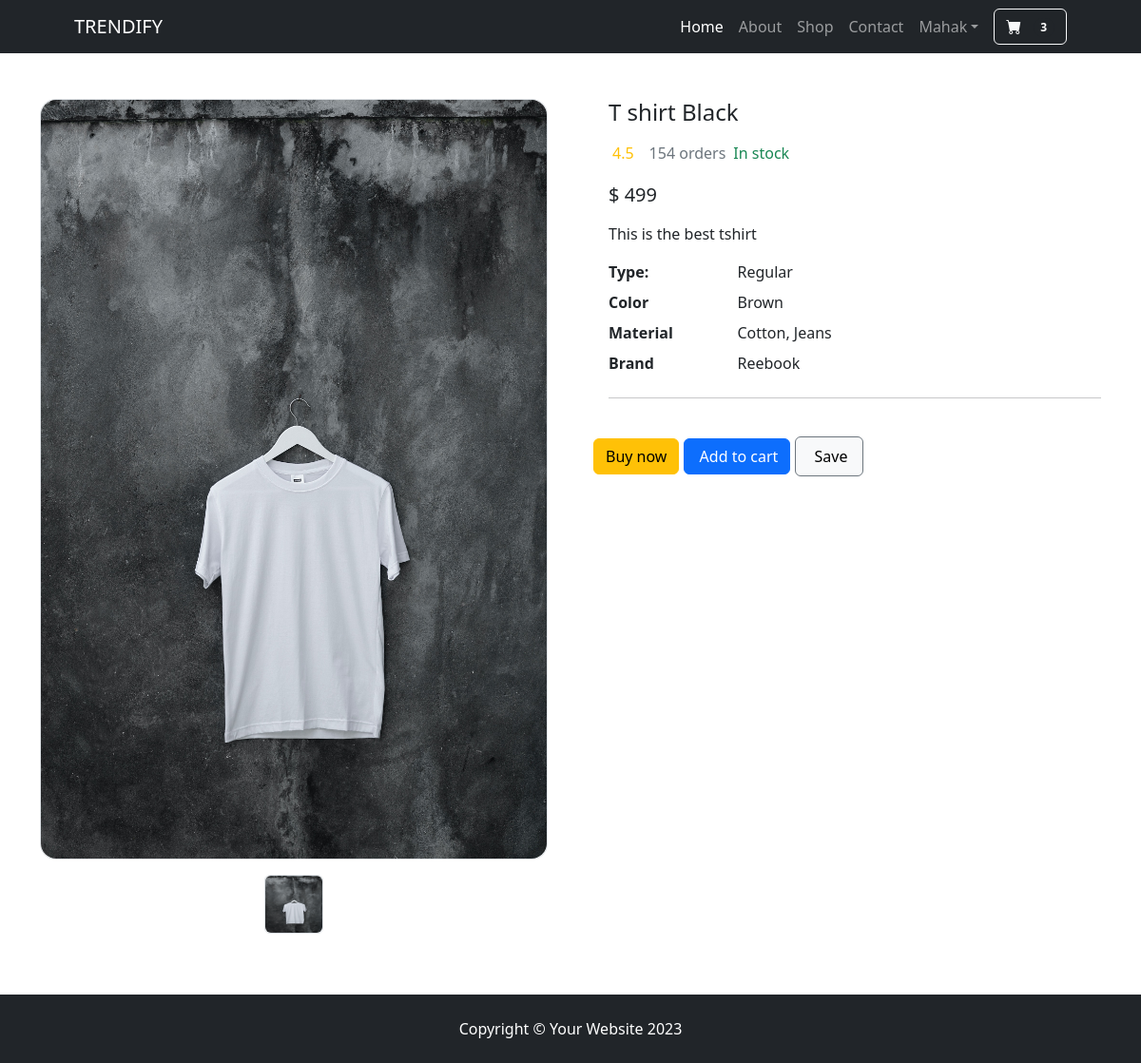
/product/t-shirt-black (signed in), run on the app's committed database.
### accounts/models.py (models this page shows)
class Profile(BaseModel):
   user = models.OneToOneField(User, on_delete=models.CASCADE,related_name="profile")
   is_email_verified = models.BooleanField(default=False)
   email_token = models.CharField(max_length=100, null=False, blank=True)
   profile_image = models.ImageField(upload_to='profile')
   def get_cart_count(self):
       return CartItems.objects.filter(cart__user = self.user, cart__is_paid= False).count()

### products/models.py (models this page shows, shortened)
class Product(BaseModel):
    product_name = models.CharField(max_length=100)
    slug = models.SlugField(unique=True, null= True, blank=True)
    category = models.ForeignKey(Category, on_delete=models.CASCADE, related_name='product')
    price = models.IntegerField(null = False)
    product_description = models.TextField()
    color_variant = models.ManyToManyField(ColorVariant, blank=True)
    size_variant = models.ManyToManyField(SizeVariant, blank=True)

class ProductImage(BaseModel):
    product = models.ForeignKey(Product, on_delete=models.CASCADE, related_name='product_image')
    image = models.ImageField(upload_to="product")

### products/views.py (the view)
# urls.py: path('<slug>',views.get_product,name="get_product"),
def get_product(request, slug):
    try:
        product = Product.objects.get(slug=slug)
        context = {'product': product}
        if request.GET.get('size'):
            size = request.GET.get('size')
            price = product.get_price_by_size(size)
            context['selected_size'] = size
        return render(request, 'Product/product.html', context=context)
    except Exception as e:
        print(e)

### templates/Product/product.html (shortened to what this page needs)
{% extends 'Base/base.html'%}
{%block start%}
<section class="py-5">
    <div class="container">
      <div class="row gx-5">
        <aside class="col-lg-6">
          <div class="border rounded-4 mb-3 d-flex justify-content-center">
            <a data-fslightbox="mygalley" class="rounded-4" target="_blank" data-type="image" href="!#">
              <img style="max-width: 100%; max-height: 100vh; margin: auto;" class="rounded-4 fit" src="/media/{{product.product_image.first.image}}">
            </a>
          </div>
          <div class="d-flex justify-content-center mb-3">
            {%for image in product.product_image.all%}
            <a data-fslightbox="mygalley" class="border mx-1 rounded-2" target="_blank" data-type="image" href="">
              <img width="60" height="60" class="rounded-2" src="/media/{{image.image}}">
            </a>
            {%endfor%}
          </div>
        </aside>
        <main class="col-lg-6">
          <div class="ps-lg-3">
            <h4 class="title text-dark">
                {{product.product_name}}
            </h4>
            <div class="d-flex flex-row my-3">
              <div class="text-warning mb-1 me-2">
                <span class="ms-1">
                  4.5
                </span>
              </div>
              <span class="text-muted">154 orders</span>
              <span class="text-success ms-2">In stock</span>
            </div>
            <div class="mb-3">
              <span class="h5">$
                {%if updated_price%}
                {{updated_price}}
                {%else%}
                {{product.price}}
                {%endif%}
              </span>
            </div>
            <p>
                {{product.product_description}}
            </p>
            <div class="row">
              <dt class="col-3">Type:</dt>
              <dd class="col-9">Regular</dd>
              <dt class="col-3">Color</dt>
              <dd class="col-9">Brown</dd>
              <dt class="col-3">Material</dt>
              <dd class="col-9">Cotton, Jeans</dd>
              <dt class="col-3">Brand</dt>
              <dd class="col-9">Reebook</dd>
            </div>
            <hr>
            </div>
            <a href="#" class="btn btn-warning shadow-0"> Buy now </a>
            <a href="{% url 'add_to_cart' product.uid %} "  class="btn btn-primary shadow-0">  Add to cart </a>
            <a href="#" class="btn btn-light border border-secondary py-2 icon-hover px-3">  Save </a>
          </div>
      </div>
    </div>
{%endblock%}

### templates/Base/base.html (shortened to what this page needs)
{% load static %}
<!DOCTYPE html>
<html lang="en">
  <head>
    <link
      href="https://cdn.jsdelivr.net/npm/bootstrap-icons@1.5.0/font/bootstrap-icons.css"
      rel="stylesheet"
    />
    <link href="{% static '/css/styles.css' %}" rel="stylesheet" />
  </head>
  <body>
    <nav class="navbar navbar-expand-lg navbar-dark bg-dark ">
      <div class="container px-4 px-lg-5">
        <a class="navbar-brand" href="/">TRENDIFY</a>
        <div class="collapse navbar-collapse justify-content-end" id="navbarSupportedContent">
          <ul class="navbar-nav me-2 mb-2 mb-lg-0 ms-lg-4 ">
            <li class="nav-item">
              <a class="nav-link active" aria-current="page" href="/">Home</a>
            </li>
            <li class="nav-item"><a class="nav-link" href="#!">About</a></li>
            <li class="nav-item"><a class="nav-link" href="#!">Shop</a></li>
            <li class="nav-item"><a class="nav-link" href="#!">Contact</a></li>
            {% if user.is_authenticated %}
            <li class="nav-item dropdown">
              <a
                class="nav-link dropdown-toggle"
                id="navbarDropdown"
                href="#"
                role="button"
                data-bs-toggle="dropdown"
                aria-expanded="false"
                >{{request.user.first_name}}</a
              >
            </li>
            {%endif%}
          </ul>
            <a class="btn btn-outline-light" href="{% url 'cards' %}">
              <i class="bi-cart-fill me-1"></i>
              <span class="badge bg-dark text-white ms-1 rounded-pill">{{request.user.profile.get_cart_count}}</span>
          </a>
        </div>
      </div>
    </nav>
    <div style="height: 100%;">
    {% block start %} {% endblock %}
    <footer class="py-4 bg-dark ">
      <div class="container ">
        <p class="m-0 text-center text-white">
          Copyright &copy; Your Website 2023
        </p>
      </div>
    </footer>
  </body>
</html>

### data on the page
Product: product_image.first.image (picture), product_name "T shirt Black", price "499", product_description "This is the best tshirt"
ProductImage: image (picture)

### other printed values
{{ request.user.first_name }} "Mahak"
{{ request.user.profile.get_cart_count }} "3"
